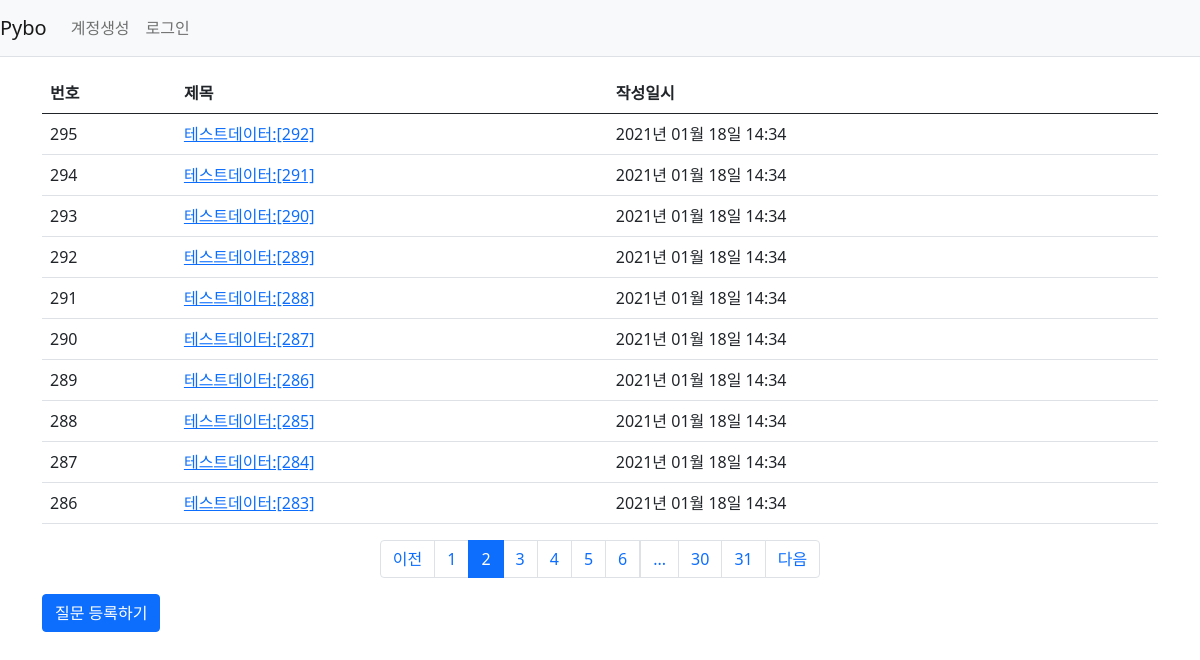
/question/list/?page=2, run on the app's committed database.
### pybo/models.py (models this page shows)
class Question(db.Model):
    id = db.Column(db.Integer, primary_key=True)
    subject = db.Column(db.String(200), nullable=False)
    content = db.Column(db.Text(), nullable=False) # 글자수 제한없음 Text
    create_date = db.Column(db.DateTime(), nullable=False)
    user_id = db.Column(db.Integer, db.ForeignKey(
        'user.id', ondelete='CASCADE'), nullable=False) # server_default='1')
    user = db.relationship('User', backref=db.backref('question_set'))

### pybo/views/question_views.py (the view)
@bp.route('/list/')
def _list():
    page = request.args.get('page', type=int, default=1) # 페이지
    question_list = Question.query.order_by(Question.create_date.desc())
    question_list = question_list.paginate(page, per_page=10)
    return render_template('questions/question_list.html', question_list=question_list)

### pybo/filter.py (called while the page is built)
def format_datetime(value, fmt='%Y년 %m월 %d일 %H:%M'):
    return value.strftime(fmt)

### pybo/views/auth_views.py (called while the page is built)
@bp.before_app_request
def load_logged_in_user():
    user_id = session.get('user_id')
    if user_id is None:
        g.user = None
    else:
        g.user = User.query.get(user_id)

### pybo/templates/questions/question_list.html (shortened to what this page needs)
{% extends 'base.html' %}
{% block content %}
<div class="container my-3">
    <table class="table">
        <thead>
        <tr class="thead-dark">
            <th> 번호</th>
            <th> 제목 </th>
            <th> 작성일시 </th>
        </tr>
        </thead>
        <tbody>
        {% if question_list %}
        {% for question in question_list.items %}
        <tr>
            <td>{{ question_list.total - ((question_list.page-1) * question_list.per_page) - loop.index0 }}</td>
            <td>
                <a href="{{ url_for('question.detail', question_id=question.id)}}">{{ question.subject }}</a>
            </td>
            <td>{{ question.create_date|datetime }}</td>
        </tr>
        {% endfor %}
        {% else %}
        <tr>
            <td colspan="3"> 질문이 없습니다. </td>
        </tr>
        {% endif %}
        </tbody>
    </table>
    <ul class="pagination justify-content-center">
        {% if question_list.has_prev %}
        <li class="page-item">
            <a class="page-link" href="?page={{ question_list.prev_num }}">이전</a>
        </li>
        {% else %}
        <li class="page-item disabled">
            <a class="page-link" tabindex="-1" aria-disabled="true" href="#">이전</a>
        </li>
        {% endif %}
        {% for page_num in question_list.iter_pages() %}
            {% if page_num %}
                {% if page_num != question_list.page %}
                <li class="page-item">
                    <a class="page-link" href="?page={{ page_num }}"> {{ page_num }}</a>
                </li>
                {% else %}
                <li class="page-item active" aria-current="page">
                    <a class="page-link" href="#">{{ page_num }}</a>
                </li>
                {% endif %}
            {% else %}
                <li class="disabled">
                    <a class="page-link" href="#"> ... </a>
                </li>
            {% endif %}
        {% endfor %}
        {% if question_list.has_next %}
        <li class="page-item">
            <a class="page-link" href="?page={{ question_list.next_num }}">다음</a>
        </li>
        {% else %}
        <li class="page-item disabled">
            <a class="page-link" tabindex="-1" aria-disabled="true" href="#">다음</a>
        </li>
        {% endif %}
    </ul>
    <a href="{{ url_for('question.create') }}" class="btn btn-primary"> 질문 등록하기 </a>
</div>
{% endblock %}

### data on the page
Question: total "295", subject "테스트데이터:[292]", create_date "2021년 01월 18일 14:34"
Question: total "294", subject "테스트데이터:[291]", create_date "2021년 01월 18일 14:34"
Question: total "293", subject "테스트데이터:[290]", create_date "2021년 01월 18일 14:34"
Question: total "292", subject "테스트데이터:[289]", create_date "2021년 01월 18일 14:34"
Question: total "291", subject "테스트데이터:[288]", create_date "2021년 01월 18일 14:34"
Question: total "290", subject "테스트데이터:[287]", create_date "2021년 01월 18일 14:34"
Question: total "289", subject "테스트데이터:[286]", create_date "2021년 01월 18일 14:34"
Question: total "288", subject "테스트데이터:[285]", create_date "2021년 01월 18일 14:34"
Question: total "287", subject "테스트데이터:[284]", create_date "2021년 01월 18일 14:34"
Question: total "286", subject "테스트데이터:[283]", create_date "2021년 01월 18일 14:34"

### other printed values
{{ page_num }} "1" "3" "4" "5" "6" "30" "31"
{{ page_num }} "2"
